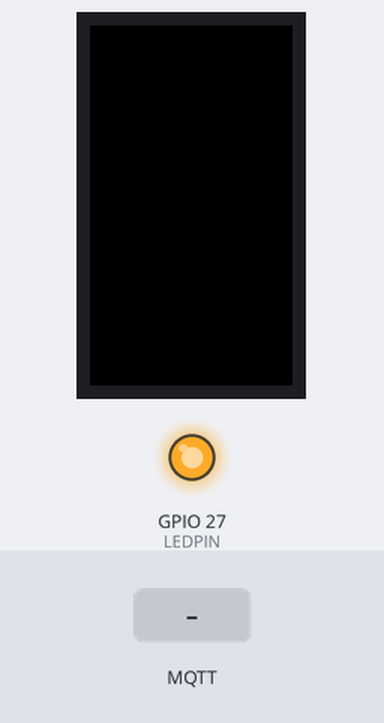
Simulated run of this program. Board: ESP32. Parts: 135×240 colour display, output pins drawn as LEDs (lit = HIGH). The inputs (shaded band) are chosen by the test bench. WiFi joins after 1.5 s; servers stay silent unless stated; EEPROM starts erased; no MQTT or app messages arrive unless stated.

Above: at 3.2 s.
3.3 s: MQTT message "Light/New" arrives on the second subscribed topic
At 4.2 s:
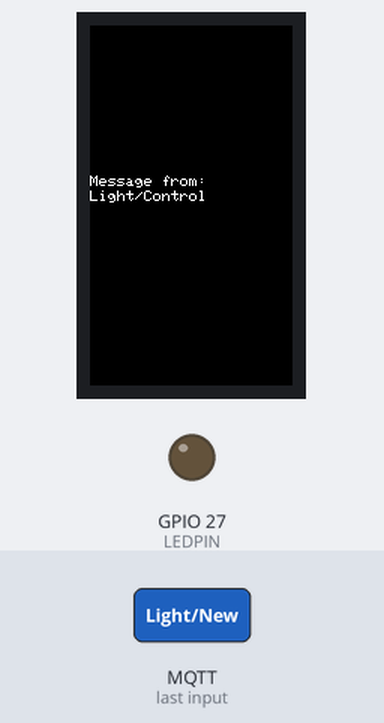
4.8 s: MQTT message "Light/New" arrives on the first subscribed topic
At 5.1 s:
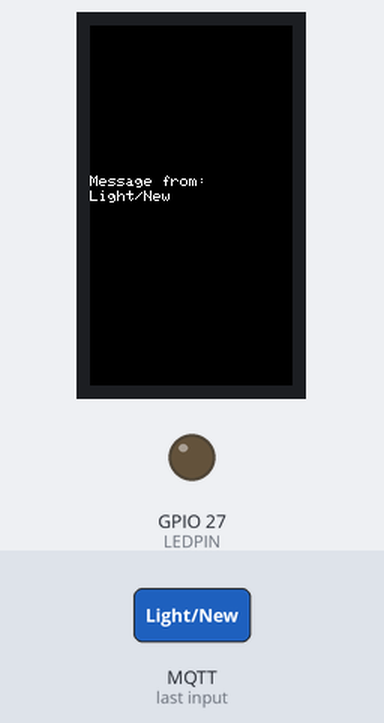
7.8 s: MQTT message "AUTO" arrives on the second subscribed topic
At 8.7 s:
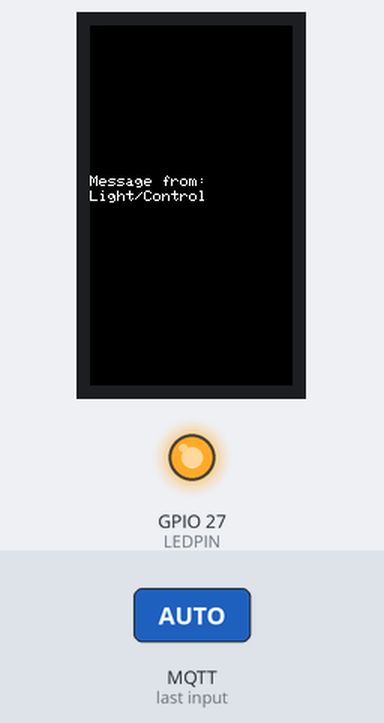
9.3 s: MQTT message "AUTO" arrives on the first subscribed topic
At 10.1 s:
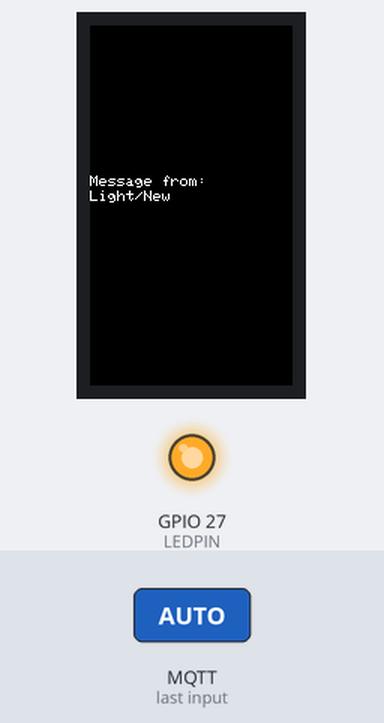
10.8 s: MQTT message "1" arrives on the second subscribed topic
At 12.1 s:
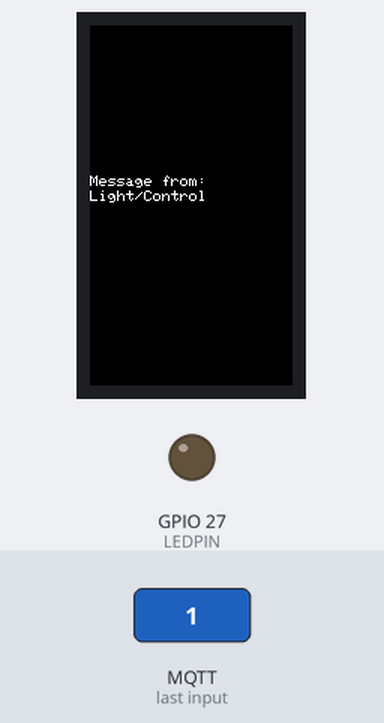
Timing chart, 0 to 13.3 s (numbered marks = the images above; inputs shaded):
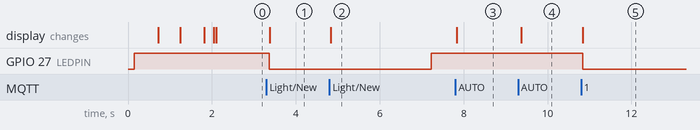

Measured:
- after the input at 3.3 s, GPIO 27 (LEDPIN): HIGH → LOW after 0.07 s; the display: changes after 0.07 s (image 1)
- after the input at 4.8 s, the display: changes at once (image 2)
- after the input at 7.8 s, the display: changes at once (image 3)
- after the input at 9.3 s, the display: changes after 0.08 s (image 4)
- after the input at 10.8 s, GPIO 27 (LEDPIN): HIGH → LOW at once; the display: changes at once (image 5)

The program:

main.cpp
```cpp
#include <Arduino.h>
#include <TFT_eSPI.h>
#include <WiFi.h>
#include <PubSubClient.h>
#include <EEPROM.h>

#define EEPROM_SIZE 4
#define LEDPIN 27

const char* ssid = "TP-Link_7B03";
const char* pass = "58015742";

//const char* ssid = "Zaid";
//const char* pass = "Holdonbro";

const char* mqtt_server = "80.115.248.174";

hw_timer_t *SwitchTimer = NULL;

unsigned long lastMillis = 0;

WiFiClient espClient;
PubSubClient client(espClient);
TFT_eSPI tft=TFT_eSPI();

bool LEDS = false;
bool Auto = false;

void Switch(){
  LEDS = !LEDS;
  digitalWrite(LEDPIN, LEDS);

  EEPROM.write(0, LEDS);
  EEPROM.commit();
}

void TimerEnable(){
  timerAlarmEnable(SwitchTimer);
}

void TimerDisable(){
  timerAlarmDisable(SwitchTimer);
}

void UpdateAuto(){
  if (Auto){
    TimerEnable();
  }
  else {
    TimerDisable();
  }
}

void callBack(char* topic, byte* message, unsigned int length){

  String str = "Message from: ";

  tft.fillScreen(TFT_BLACK);
  tft.drawString(str.c_str(), 0, 100);
  tft.drawString(topic, 0, 110);
  String messageTemp;

  for (int i = 0; i < length; i++) {
    messageTemp += (char)message[i];
  }

  if ((String) topic == "Light/New"){
    client.publish("Light/Chip", LEDS ? "True" : "False");
  }
  else {
    if (messageTemp == "AUTO"){
      Auto = !Auto;
      EEPROM.write(1, Auto);
      EEPROM.commit();
      UpdateAuto();
      client.publish("Light/ChipA", Auto ? "True" : "False");
    }
    else{
      Switch();
      client.publish("Light/Chip", LEDS ? "True" : "False");
    }
  }
  delay(100);
}

void setupWifi(){
  String str = "Connecting";
  tft.fillScreen(TFT_BLACK);
  tft.drawString(str.c_str(), 0, 100);
  WiFi.begin(ssid, pass);

  while (WiFi.status() != WL_CONNECTED){
    delay(500);
    str += ".";
    tft.fillScreen(TFT_BLACK);
    tft.drawString(str.c_str(), 0, 100);
  }

  tft.fillScreen(TFT_BLACK);
  tft.drawString("Connected to Internet", 0, 100);
}

void setupMQTT(){
  client.setServer(mqtt_server, 1883);
  client.setCallback(callBack);
}

void reconnecting(){
  String str = "Reconnecting";
  while(!client.connected()){
    tft.fillScreen(TFT_BLACK);
    tft.drawString(str.c_str(), 0, 100);

    if (client.connect("TheEsp")){
      tft.fillScreen(TFT_BLACK);
      tft.drawString("Connected", 30, 100, 7);
      client.subscribe("Light/New");
      client.subscribe("Light/Control");
    }
    else{
      str += ".";
      delay(1000);
    }
  }
}

void Send(){
  client.publish("Light/Chip", LEDS ? "True" : "False");

  delay(100);
  client.publish("Light/ChipA", Auto ? "True" : "False");
}

void IRAM_ATTR switchLight(){
  Switch();
}

void TimerSetup(){
  SwitchTimer = timerBegin(1, 80, true);
  timerAttachInterrupt(SwitchTimer, &switchLight ,true);
  timerAlarmWrite(SwitchTimer, 5000000, true);

  TimerEnable();
}

void EEPROMSetup(){
  EEPROM.begin(EEPROM_SIZE);
  LEDS = EEPROM.read(0);
  Auto = EEPROM.read(1);

  digitalWrite(LEDPIN, LEDS);
}

void setup() {

  tft.init();

  EEPROMSetup();

  pinMode(LEDPIN, OUTPUT);
  setupWifi();
  delay(100);
  setupMQTT();
  delay(100);

  TimerSetup();
  UpdateAuto();
}

void loop() {
  if (!client.connected()){
    TimerDisable();
    reconnecting();

    delay(100);
    UpdateAuto();
  }

  if (WiFi.status() != WL_CONNECTED){
    WiFi.disconnect();

    delay(50);
    WiFi.reconnect();
  }

  client.loop();
  if (millis() - lastMillis > 1000) {
    lastMillis = millis();
    Send();
  }
}
```
